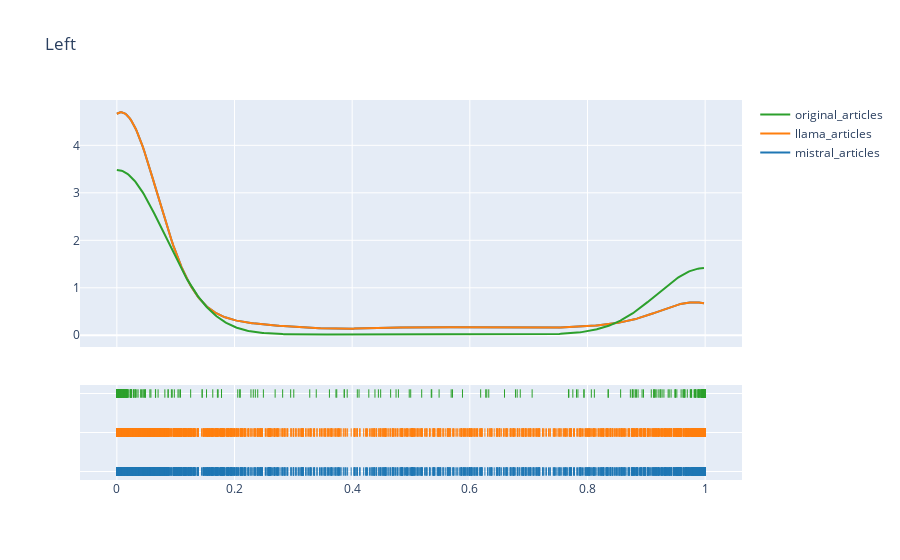

Notebook code for this chart:
### Code cell
figures[0].show()

### Figure 1 — Plotly figure (JSON) as saved in the notebook; plotly's stock layout.template omitted (floating-point values rounded to 4 significant figures; data arrays with more than 128 entries replaced by an {"elided": "..."} marker saying what was removed)
{"data": [{"legendgroup": "mistral_articles", "marker": {"color": "rgb(31, 119, 180)"}, "mode": "lines", "name": "mistral_articles", "showlegend": true, "type": "scatter", "x": {"elided": "500 float values"}, "xaxis": "x", "y": {"elided": "500 float values"}, "yaxis": "y"}, {"legendgroup": "llama_articles", "marker": {"color": "rgb(255, 127, 14)"}, "mode": "lines", "name": "llama_articles", "showlegend": true, "type": "scatter", "x": {"elided": "500 float values"}, "xaxis": "x", "y": {"elided": "500 float values"}, "yaxis": "y"}, {"legendgroup": "original_articles", "marker": {"color": "rgb(44, 160, 44)"}, "mode": "lines", "name": "original_articles", "showlegend": true, "type": "scatter", "x": {"elided": "500 float values"}, "xaxis": "x", "y": {"elided": "500 float values"}, "yaxis": "y"}, {"legendgroup": "mistral_articles", "marker": {"color": "rgb(31, 119, 180)", "symbol": "line-ns-open"}, "mode": "markers", "name": "mistral_articles", "showlegend": false, "type": "scatter", "x": {"elided": "5620 float values"}, "xaxis": "x", "y": {"elided": "5620 str values"}, "yaxis": "y2"}, {"legendgroup": "llama_articles", "marker": {"color": "rgb(255, 127, 14)", "symbol": "line-ns-open"}, "mode": "markers", "name": "llama_articles", "showlegend": false, "type": "scatter", "x": {"elided": "5620 float values"}, "xaxis": "x", "y": {"elided": "5620 str values"}, "yaxis": "y2"}, {"legendgroup": "original_articles", "marker": {"color": "rgb(44, 160, 44)", "symbol": "line-ns-open"}, "mode": "markers", "name": "original_articles", "showlegend": false, "type": "scatter", "x": {"elided": "5620 float values"}, "xaxis": "x", "y": {"elided": "5620 str values"}, "yaxis": "y2"}], "layout": {"barmode": "overlay", "hovermode": "closest", "legend": {"traceorder": "reversed"}, "title": {"text": "Left"}, "xaxis": {"anchor": "y2", "domain": [0, 1], "zeroline": false}, "yaxis": {"anchor": "free", "domain": [0.35, 1], "position": 0}, "yaxis2": {"anchor": "x", "domain": [0, 0.25], "dtick": 1, "showticklabels": false}}}
